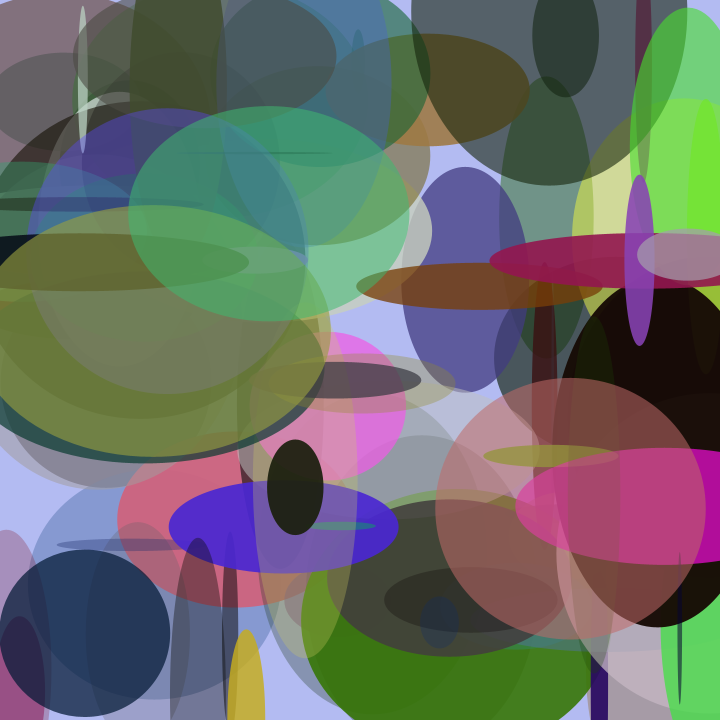
Frame 1 (no input)
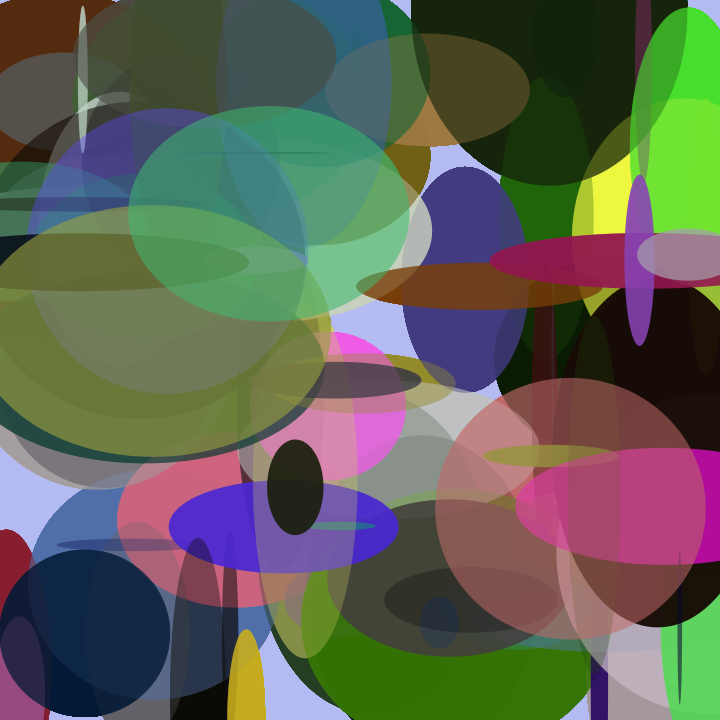
Frame 60 (the mouse pressed at the canvas centre just before this capture)
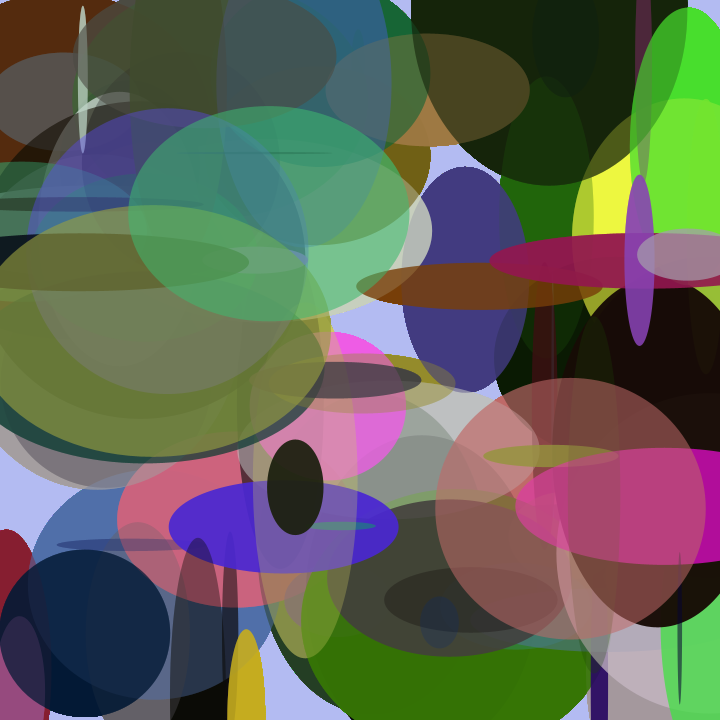
Frame 120 (the mouse held since frame 60 and released just before this capture)

The Processing sketch that drew these frames (run headless with seeded random() and noise(); from frame 60 on, the mouse is pressed at the canvas centre):

// Processing sketch: CirculosArray
// ── CirculosArray.pde
//Posição cartesiana

float[] x = new float[125];
float[] y = new float[125];

//Dimensões

float[] Width = new float[125];
float[] Height = new float[125];

//Variáveis do fill

float[] huef = new float[125];
float[] satf = new float[125];
float[] brightf = new float[125];
float[] opacityf = new float[125];

int i = 0;  //Variável de contagem

void setup() {
  
  //Modo de Cor HSV
  colorMode(HSB, 360, 100, 100, 100);
  
  //Imagem 720x720
  size(720, 720);
  
  //Background de cor aleatória
  background(random(360), random(100), random(100), random(100));
  
  while(i < 125){
    
    //Geração de variáveis aleatórias
    
    x[i] = random(720);
    y[i] = random(720);
    Width[i] = random(360);
    Height[i] = random(360);
    huef[i] = random(360);
    satf[i] = random(100);
    if (satf[i] > 15 && satf[i] < 40) satf[i] = satf[i] + 50;
    brightf[i] = random(100);
    opacityf[i] = random(100);
    if (opacityf[i] < 25) opacityf[i] = 0;
    
    i = i + 1;
  }
}

void draw() {
  
  i = 0;
  while (i < 125){  //Quantidade de elipses
    
    noStroke();
    //Desenha a elipse
    fill(huef[i], satf[i], brightf[i], opacityf[i]);
    ellipse(x[i], y[i], Width[i], Height[i]);
    
    i = i + 1;
  }
  
  save("Circulos.png");
}
